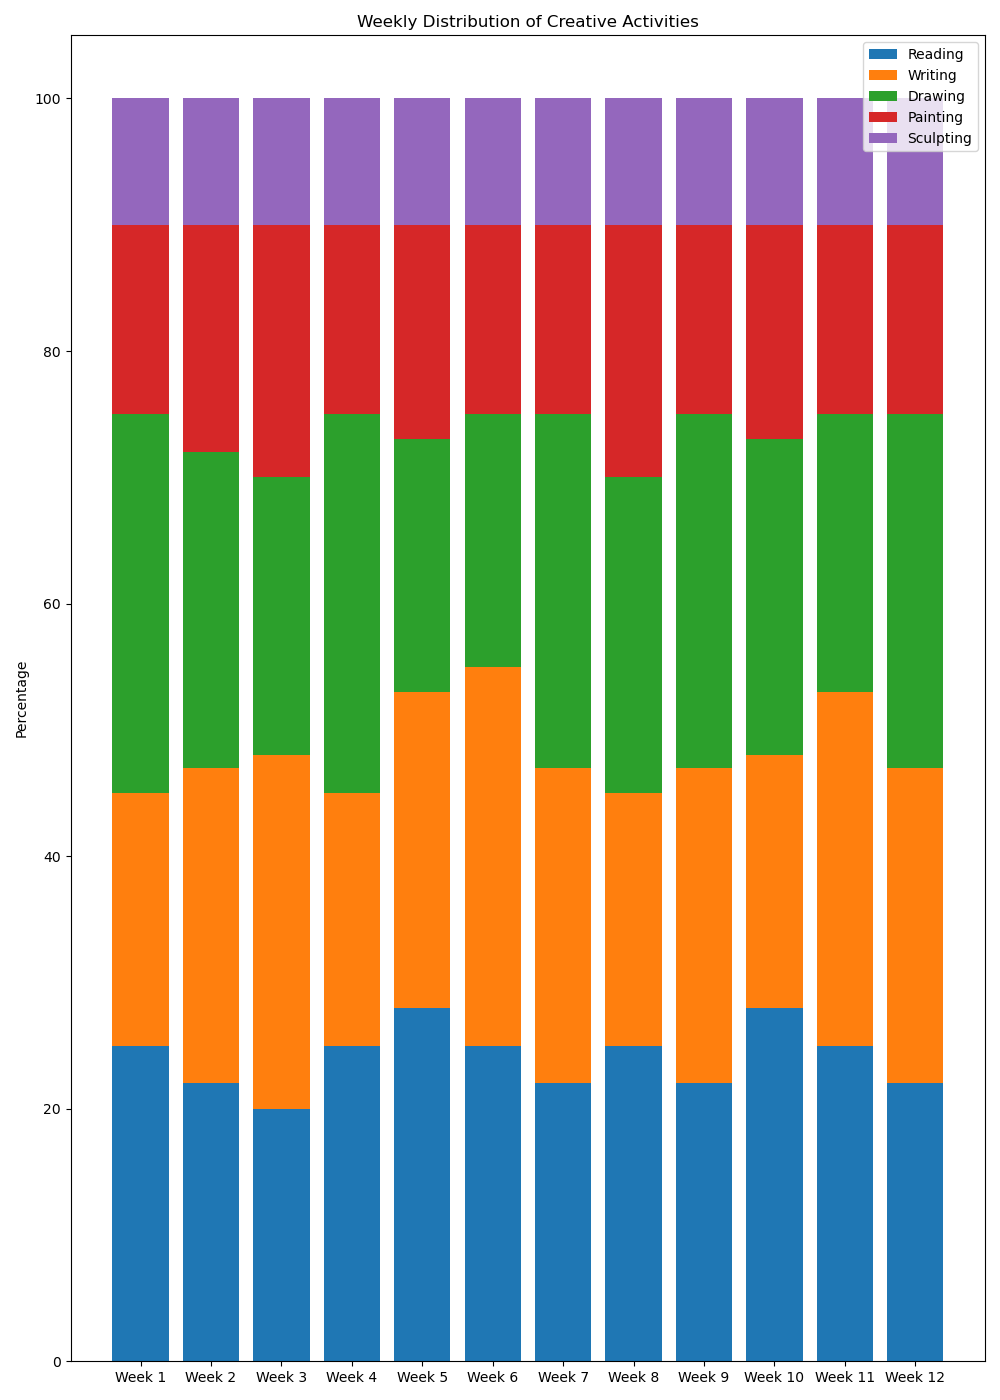

This chart was generated by the following Python code:

import matplotlib.pyplot as plt
import numpy as np

data = {
    'Week 1': [25, 20, 30, 15, 10],
    'Week 2': [22, 25, 25, 18, 10],
    'Week 3': [20, 28, 22, 20, 10],
    'Week 4': [25, 20, 30, 15, 10],
    'Week 5': [28, 25, 20, 17, 10],
    'Week 6': [25, 30, 20, 15, 10],
    'Week 7': [22, 25, 28, 15, 10],
    'Week 8': [25, 20, 25, 20, 10],
    'Week 9': [22, 25, 28, 15, 10],
    'Week 10': [28, 20, 25, 17, 10],
    'Week 11': [25, 28, 22, 15, 10],
    'Week 12': [22, 25, 28, 15, 10],
}

categories = ['Reading', 'Writing', 'Drawing', 'Painting', 'Sculpting']
weeks = list(data.keys())
values = np.array(list(data.values()))

values_percentage = values / values.sum(axis=1, keepdims=True) * 100

colors = ['#1f77b4', '#ff7f0e', '#2ca02c', '#d62728', '#9467bd']

fig, ax = plt.subplots(figsize=(10, 14))
bottom = np.zeros(len(weeks))

for i, (cat, color) in enumerate(zip(categories, colors)):
    ax.bar(weeks, values_percentage[:, i], bottom=bottom, color=color, label=cat)
    bottom += values_percentage[:, i]

ax.set_ylabel('Percentage')
ax.set_title('Weekly Distribution of Creative Activities')
ax.legend(loc='upper right')

plt.tight_layout()
plt.show()
